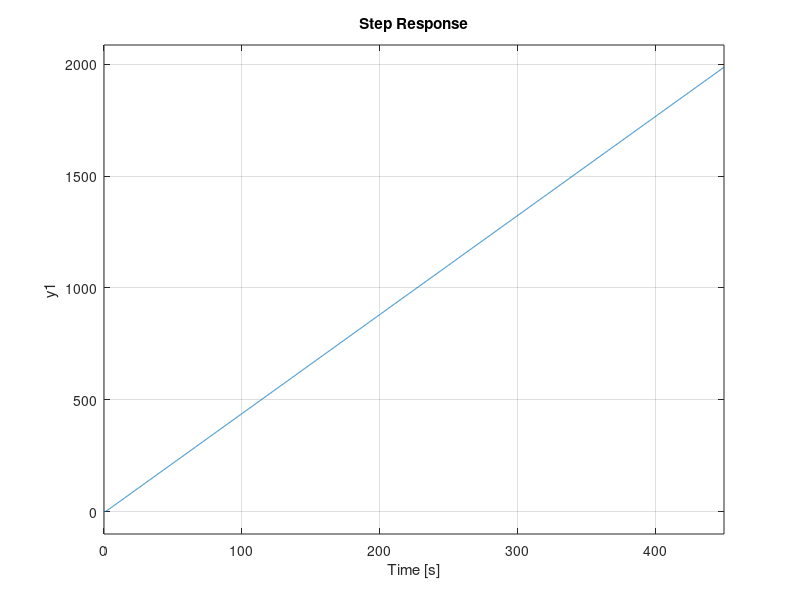

Write MATLAB code to recreate this figure.
%%  S5 - APP3 - PROBLEMATIQUE - LOMG2301_CORL0701.M
%   Auteur:     Giuseppe Lomonaco
%   CIP:        LOMG2301
%   Auteur:     Lucas Corrales
%   CIP:        CORL0701

clc
close all
clear all





Kp = 0.318;
K = 100;
t = 0.01;
Ki = 0.5;
Kb = 0.5;
Ra = 8;
La = 0.008;
Jm = 0.02;
Bm = 0.01;
N = 0.1;
Kl = 10000;
Jl = 1;
Bl = 1;


A = [0,1,0,0,0,0;
    ((-Kl*N)/Jl), (-Bl/Jl) , (Kl*N^2)/Jl,0,0,0;
    0,0,0,1,0,0;
    (Kl*N)/Jm , 0, -(Kl*N^2)/Jm , -Bm/Jm , Ki/Jm ,0;
    0,0,0, -Kb/La , -Ra/La , 1/La ;
    0,0,0,0,0, -1/t];

B = [0;0;0;0;0;(K/t)];

C = [1,0,0,0,0,0];

D = [0];

abcd_params = [A,B; C,D];

[num,den] = ss2tf(A,B,C,D);

G = tf(num,den)
subplot(211)
step(G,450)

A1 = [0,1,0,0;
    0, (-Bl/Jl) ,(Ki*N)/Jl ,0;
    0,-Kb/(N*La ), -Ra/La , 1/La ;
    0,0,0, -1/t];

B1 = [0;0;0;(K/t)];

C1 = [1,0,0,0];

D1 = [0];

abcd_params1 = [A1,B1; C1,D1];

[num1,den1] = ss2tf(A1,B1,C1,D1)

subplot(212)
H = tf(num,den1)
coef1 = 1.46/10000
step(coef1*H,450)





